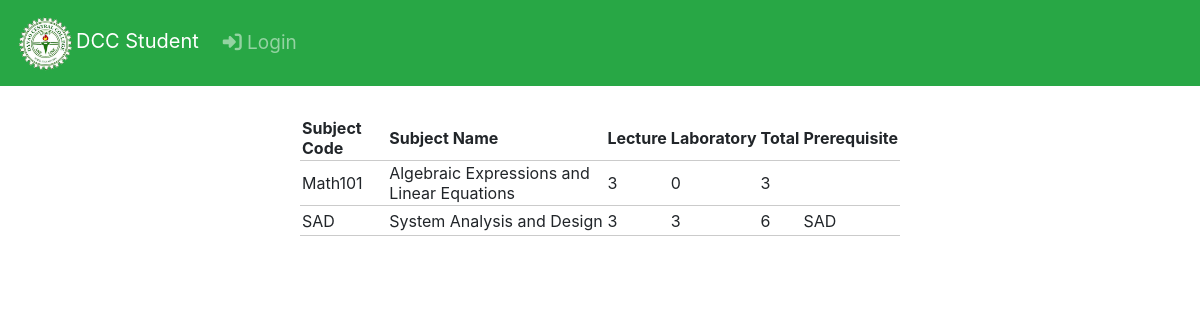
The page /subject.php on the database its author committed.
### tables this page shows
CREATE TABLE `Subject` (
  `ID` int(11) NOT NULL AUTO_INCREMENT,
  `Subject_Code` varchar(50) DEFAULT NULL,
  `Subject_Name` varchar(50) DEFAULT NULL,
  `Subject_Lecture` int(11) DEFAULT NULL,
  `Subject_Lab` int(11) DEFAULT NULL,
  `Subject_Total` int(11) DEFAULT NULL,
  `Subject_Prereq` varchar(45) DEFAULT NULL,
  PRIMARY KEY (`ID`)
);

### subject.php (the view, shortened to what this page needs)
<?php
include('db.php');
include 'navigation.php';
?>
<!DOCTYPE html>
<html>
    <head>
    <link rel="stylesheet" type="text/css" href="style.css">
    </head>
<body>
<table>
	<thead>
		<tr>
			<th>Subject Code</th>
			<th>Subject Name</th>
			<th>Lecture</th>
			<th>Laboratory</th>
			<th>Total</th>
			<th>Prerequisite</th>
		</tr>
	</thead>
    <?php
    $sql = "select * from Subject";
    $result = $conn->query($sql);
    if ($result->num_rows > 0) {
        while ($row = $result->fetch_assoc()) { ?>
		<tr>
			<td><?php echo $row['Subject_Code']; ?></td>
			<td><?php echo $row['Subject_Name']; ?></td>
			<td><?php echo $row['Subject_Lecture']; ?></td>
			<td><?php echo $row['Subject_Lab']; ?></td>
			<td><?php echo $row['Subject_Total']; ?></td>
			<td><?php echo $row['Subject_Prereq']; ?></td>
		</tr>
    <?php }
    } ?>
</table>
    </body>
</html>

### style.css (style rules this page uses)
body { font-size: 19px; }
table { width: 50%; margin: 30px auto; border-collapse: collapse; text-align: left; }
tr { border-bottom: 1px solid #cbcbcb; }
th, td { border: none; height: 30px; padding: 2px; }

### rows shown on the page
subject: Subject_Code "Math101", Subject_Name "Algebraic Expressions and Linear Equations", Subject_Lecture "3", Subject_Lab "0", Subject_Total "3"
subject: Subject_Code "SAD", Subject_Name "System Analysis and Design", Subject_Lecture "3", Subject_Lab "3", Subject_Total "6", Subject_Prereq "SAD"
